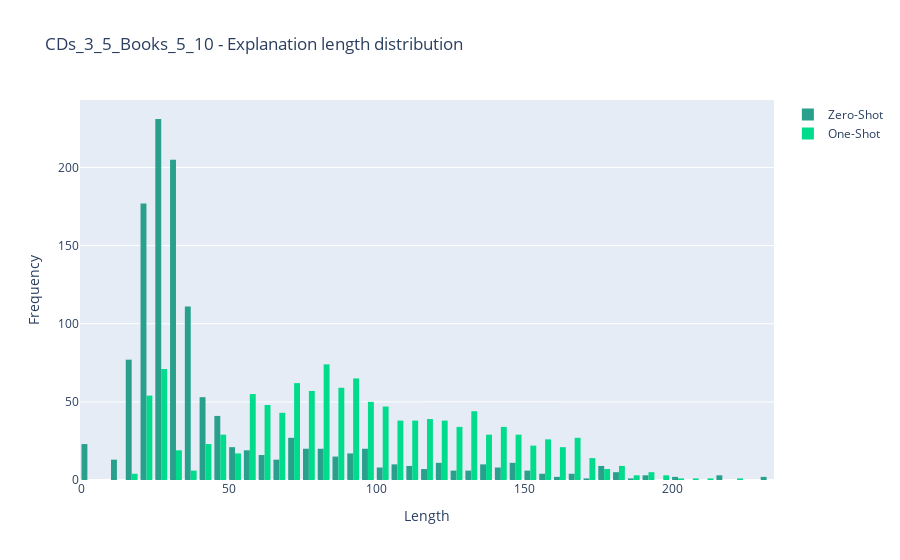
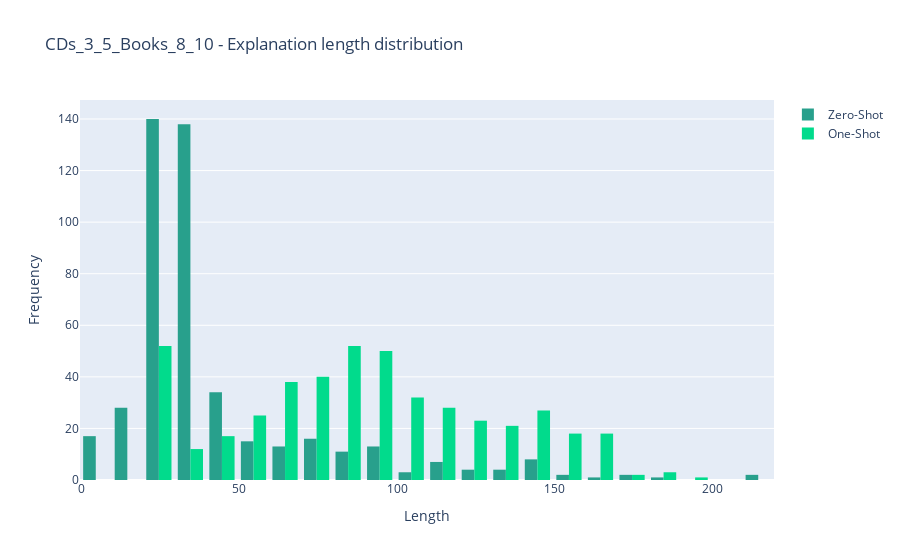

Here is the notebook cell these charts were saved with, in order:
### Code cell
plot_length_distribution_comparison(cds_35_books_510_0s_preds, cds_35_books_510_1s_preds, "CDs_3_5_Books_5_10")
plot_length_distribution_comparison(cds_35_books_810_0s_preds, cds_35_books_810_1s_preds, "CDs_3_5_Books_8_10")

### Figure 1 — Plotly figure (JSON) as saved in the notebook; plotly's stock layout.template omitted (floating-point values rounded to 4 significant figures; data arrays with more than 128 entries replaced by an {"elided": "..."} marker saying what was removed)
{"data": [{"marker": {"color": "#28A08C"}, "name": "Zero-Shot", "type": "histogram", "x": {"elided": "1247 int values"}}, {"marker": {"color": "#01DB8C"}, "name": "One-Shot", "type": "histogram", "x": {"elided": "1247 int values"}}], "layout": {"title": {"text": "CDs_3_5_Books_5_10 - Explanation length distribution"}, "xaxis": {"title": {"text": "Length"}}, "yaxis": {"title": {"text": "Frequency"}}}}

### Figure 2 — Plotly figure (JSON) as saved in the notebook; plotly's stock layout.template omitted (floating-point values rounded to 4 significant figures; data arrays with more than 128 entries replaced by an {"elided": "..."} marker saying what was removed)
{"data": [{"marker": {"color": "#28A08C"}, "name": "Zero-Shot", "type": "histogram", "x": {"elided": "459 int values"}}, {"marker": {"color": "#01DB8C"}, "name": "One-Shot", "type": "histogram", "x": {"elided": "459 int values"}}], "layout": {"title": {"text": "CDs_3_5_Books_8_10 - Explanation length distribution"}, "xaxis": {"title": {"text": "Length"}}, "yaxis": {"title": {"text": "Frequency"}}}}
